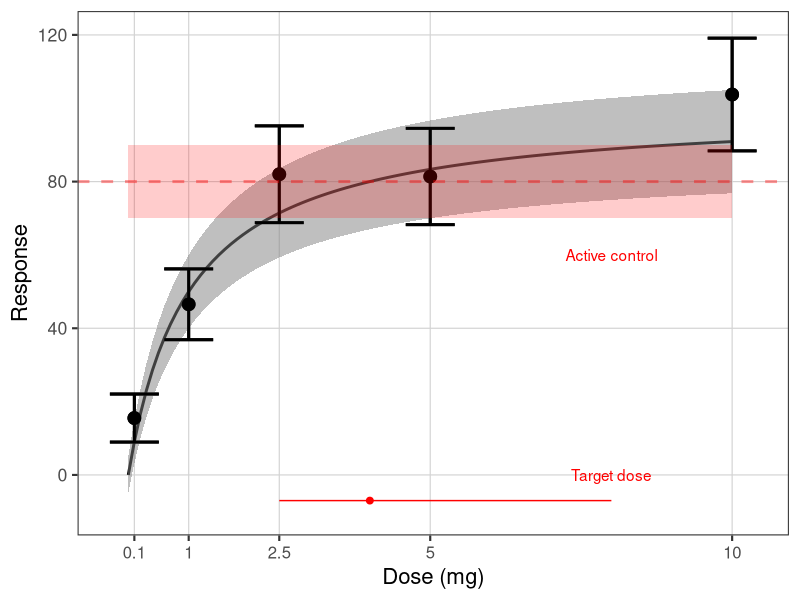

Generate this figure with R:
# Legibility and Clarity

rm(list=ls())
library(ggplot2)
library(dplyr)
library(reshape2)
library(gridExtra)
library(survival)
library(ggfortify)



#######################################################
## Novartis look and feel functions
#######################################################
Novartis.Color.Palette <- structure(
  c(  "#0460A9", "#CDDFEE", "#9BBFDD", "#68A0CB", "#03487F", "#023054",
      "#E74A21", "#FADBD3", "#F5B7A6", "#F1927A", "#AD3819", "#742510",
      "#EC9A1E", "#FBEBD2", "#F7D7A5", "#F4C278", "#B17416", "#764D0F",
      "#8D1F1B", "#E8D2D1", "#D1A5A4", "#BB7976", "#6A1714", "#46100E",
      "#7F7F7F", "#E5E5E5", "#CCCCCC", "#B2B2B2", "#5F5F5F", "#404040",
      "#CCCCCC", "#F5F5F5", "#EBEBEB", "#E0E0E0", "#999999", "#666666",
      "#404040", "#D9D9D9", "#B3B3B3", "#8C8C8C", "#303030", "#202020"
  ),.Dim = c(6L, 7L),
  .Dimnames = list(c("Hue", "Tint3", "Tint2", "Tint1", "Shade1", "Shade2"),
                   c("Novartis Blue", "Sienna", "Apricot", "Carmine", 
                     "Gray", "Light Gray", "Dark Gray")))

ggColor <- function(n.colors = 50, color.values = c("Hue", "Tint1", "Shade1"), 
                    color.hues = c(1:4)){
  color.vec <- as.vector(t(Novartis.Color.Palette[color.values,color.hues]))
  
  rep.colors <- 1
  if(n.colors > length(color.vec)){
    rep.colors <- ceiling(n.colors/length(color.vec))
  }
  
  ggcolor <- scale_color_manual(values = rep(color.vec,rep.colors))
  return(ggcolor)
}

ggFill <- function(n.colors = 42, color.values = c("Hue", "Tint1", "Shade1"), 
                   color.hues = c(1:4)){
  color.vec <- as.vector(t(Novartis.Color.Palette[color.values,color.hues]))
  
  rep.colors <- 1
  if(n.colors > length(color.vec)){
    rep.colors <- ceiling(n.colors/length(color.vec))
  }
  
  ggcolor <- scale_fill_manual(values = rep(color.vec,rep.colors))
  return(ggcolor)
}


## Set theme
theme_set(theme_minimal(base_size=18))
th <- theme(panel.grid.minor=element_blank(),
            panel.grid.major=element_blank(),
            axis.title.y=element_blank(),
            axis.text.y=element_blank(),
            axis.title.x=element_blank(),
            axis.text.x=element_blank(),
            strip.background = element_rect(fill = "lightgrey", colour = "grey50"),
            panel.background = element_rect(fill = "white", colour = "grey50")
)



###############################################################################
## Annotated dose response curve 
## Label axes with clear measurement units and 
## provide annotations that support the message.
###############################################################################

## make data
set.seed(12345666)
Dose = seq(0,10,0.1)
DAY = floor(Dose/24)
K1 = 0.2
K2 = 0.8
Response = 100*(Dose/1)/(Dose/1 + 1) 
my.data <- data.frame(Dose = Dose, Response = Response,
                      ymin = Response - 0.1*Response - 5, 
                      ymax = Response + 0.1*Response + 5,
                      obs = Response + 
                        5*rnorm(length(Response)) + 
                        0.1*rnorm(length(Response))*Response,
                      DAY = DAY)

## plot
a1 <- ggplot(data = my.data, aes(x = Dose, y = Response)) + 
  geom_point(data = my.data[Dose%in%c(0.1,1,2.5,5,10),], 
                      aes(x=Dose, y=obs),size = 4) + 
  geom_errorbar(data = my.data[Dose%in%c(0.1,1,2.5,5,10),],  
                aes(x=Dose, ymin=obs-5-0.1*obs, ymax = obs+5+0.1*obs),size = 1) + 
  xlab("Dose") + 
  ylab("Response") + 
  coord_cartesian(ylim = c(-10,120)) + 
  geom_line(size = 1) +
  geom_ribbon(aes(ymin = ymin, ymax=ymax), fill = rgb(0.5,0.5,0.5), alpha = 0.5) +
  geom_point(data = my.data[Dose%in%c(0.1,1,2.5,5,10),], 
             aes(x=Dose, y=obs),size = 4) + 
  geom_errorbar(data = my.data[Dose%in%c(0.1,1,2.5,5,10),],  
                aes(x=Dose, ymin=obs-5-0.1*obs, ymax = obs+5+0.1*obs),size = 1) +
  theme_bw(base_size = 16) + 
  theme(panel.grid.minor=element_blank(),
        panel.grid.major=element_blank(),
        legend.position="none",
        axis.text.x=element_text(size = 12)
  ) 
  
ggsave(a1, file="GWLeg_a1.png", width = 80, height = 80, units = "mm", dpi = 300)

## Add informative annotations
a2 <- a1 + geom_hline(yintercept = 80, color = "red", linetype = "dashed", size = 1, alpha = 0.4)+
  geom_ribbon(data = data.frame(x=c(0,10), y=c(80,80), ymin = c(70,70), ymax = c(90,90)),
              aes(x = x, y=y, ymin = ymin, ymax = ymax), fill = "red", alpha = 0.2)+
  scale_x_continuous(breaks = c(0.1,1,2.5,5,10), labels = c(0.1,1,2.5,5,10)) +
  geom_line(data = data.frame(x = c(2.5, 8), y = c(-7,-7)), aes(x=x, y=y), color = "red") +
  geom_point(data = data.frame(x = 4, y=-7), aes(x=x, y=y), color = "red", size = 2) +
  annotate("text", label = "Target dose", x = 8, y = 0, color = "red") +
  annotate("text", label = "Active control", x = 8, y = 60, color = "red") +
  xlab("Dose (mg)") + ylab("Response") +
  theme(panel.grid.major=element_line(color = "lightgrey", size = 0.4)) 
  
a2
ggsave(a2, file="GWLeg_a2.png", width = 80, height = 80, units = "mm", dpi = 300)



###############################################################################
## Simple survival plot
## Use font size to create a visual hierarchy
###############################################################################

## data
df <- lung
df$sex <- plyr::mapvalues(df$sex, c(1,2),c("Male","Female"))
df$sex <- factor(df$sex, levels = c("Male","Female"))
fit <- survfit(Surv(time, status) ~ sex, data = df)

b1 <-autoplot(fit, conf.int = FALSE, censor = FALSE, surv.size = 2) + 
  theme_minimal() + 
  ggColor() + 
  labs(title="Survival Analysis") + 
  xlab("Time (years)") + 
  ylab("Survival Rate (%)")+
  theme(plot.title = element_text(hjust = 0.5),
        axis.ticks = element_blank(),
        axis.line = element_blank(),
        panel.grid.minor.y=element_blank(),
        panel.grid.major.y=element_blank(),
        panel.background=element_blank(),
        axis.text.x=element_text(size=10),
        axis.text.y=element_text(size=12),
        legend.title = element_blank(),
        legend.position=c(0.75,0.75),
        legend.text = element_text(size = 12),
        title=element_text(size=8),
        axis.title.x = element_text(size = 16, face = "bold"),
        axis.title.y = element_text(size = 12)
  ) 
ggsave(b1, file="GWLeg_b1.png", width = 80, height = 80, units = "mm", dpi = 300)


b2 <-autoplot(fit, conf.int = FALSE, censor = FALSE, surv.size = 2) + 
  theme_minimal() + ggColor() + 
  labs(title="Survival Analysis") + 
  xlab("Time (years)") + 
  ylab("Survival Rate (%)")+
  theme(plot.title = element_text(hjust = 0.5),
        axis.ticks = element_blank(),
        axis.line = element_blank(),
        #axis.text.y=element_blank(),
        panel.grid.minor.y=element_blank(),
        panel.grid.major.y=element_blank(),
        panel.background=element_blank(),
        axis.text.x=element_text(size=10),
        axis.text.y=element_text(size=12),
        legend.title = element_blank(),
        legend.position=c(0.75,0.75),
        legend.text = element_text(size = 12),
        title=element_text(face="bold", size=14)
  ) 

ggsave(b2, file="GWLeg_b2.png", width = 80, height = 80, units = "mm", dpi = 300)


####################################################################################
## Simple bar chart
## Don't use too small or too condensed text, Dont capitalize everything
####################################################################################

# create toy data
DF <- data.frame(
  lab = c("C4", "C3", "C2", "C1"),
  value = c(0.05,0.15,0.3,0.5),
  Category = c(4,3,2,1)
)

c1 <- ggplot(DF, aes(reorder(lab,value), value)) +
  geom_bar(width = 0.85, stat = "identity", color = "white") +
  geom_text(aes(x=lab, y=value, label=value),nudge_y=0.1, size=6.5) +
  scale_y_continuous(limits = c(0, 1)) +
  labs(title="Subgroup incidence rate") +
  theme(plot.title = element_text(hjust = 0.5),
        axis.ticks = element_blank(),
        axis.line = element_blank(),
        axis.title=element_blank(),
        panel.grid.minor.y=element_blank(),
        panel.grid.major.y=element_blank(),
        axis.text.x=element_text(size=18),
        axis.text.y=element_text(size=10),
        legend.position="none",
        title=element_text(face="bold", size=8)
        ) +   
  coord_flip()

ggsave(c1, file="GWLeg_c1.png", width = 80, height = 80, units = "mm", dpi = 300)



c2 <- ggplot(DF, aes(reorder(lab,value), value)) +
  geom_bar(width = 0.65, stat = "identity",color = "white") +
  geom_text(aes(x=lab, y=value, label=value),nudge_y=0.15, size=4) +
  scale_y_continuous(limits = c(0, 1)) +
  labs(title="Subgroup \nincidence rate") +
  theme(plot.title = element_text(hjust = 0.5),
        axis.ticks = element_blank(),
        axis.line = element_blank(),
        axis.title=element_blank(),
        panel.grid.minor.y=element_blank(),
        panel.grid.major.y=element_blank(),
        panel.background=element_blank(),
        axis.text.x=element_text(size=10),
        axis.text.y=element_text(size=12),
        legend.position="none",
        title=element_text(face="bold", size=14)
        )  +   
  coord_flip()

ggsave(c2, file="GWLeg_c2.png", width = 80, height = 80, units = "mm", dpi = 300)


############################################################################
## Simple forest plot
## Use sans serif fonts
############################################################################

# Make data
df <- data.frame(Dose=c(100, 200, 400, 800))
df$Response <- df$Dose/(df$Dose + 200)
df$ymin <- df$Response*exp(0.2)
df$ymax <- df$Response*exp(-0.2)

# plot
d1 <- ggplot(data = df) + 
  geom_point(aes(x = Dose, y = Response), size = 4) + 
  geom_errorbar(aes(x= Dose, ymin = ymin, ymax = ymax)) + 
  scale_y_continuous(limits = c(0, 1)) +
  ggtitle("Dose Reponse") + 
  theme_minimal(base_size = 18) + 
  theme(title=element_text(face="bold",size=18, family="serif"),
        plot.title = element_text(hjust = 0.5),
        axis.title = element_text( family="serif"), 
        axis.text = element_text(family = "serif", size = 12)
        ) 

ggsave(d1, file="GWLeg_d1.png", width = 80, height = 80, units = "mm", dpi = 300)


d2 <- ggplot(data = df) + 
  geom_point(aes(x = Dose, y = Response), size = 4) + 
  geom_errorbar(aes(x= Dose, ymin = ymin, ymax = ymax)) + 
  scale_y_continuous(limits = c(0, 1)) +
  ggtitle("Dose Reponse") + 
  theme_minimal(base_size = 18) +  
  theme(title=element_text(size=18),
        axis.text = element_text(size = 12),
        plot.title = element_text(hjust = 0.5)
        ) 

ggsave(d2, file="GWLeg_d2.png", width = 80, height = 80, units = "mm", dpi = 300)


######################################################################################
## Simple bar chart
## Display text with enough contrast to be visible. 
## Favor dark text on light backgrounds over light on dark whenever possible. 
######################################################################################

# create toy data
DF <- data.frame(lab = c("Category 4", "Category 3", "Category 2", "Category 1"),
                 value = c(0.05,0.15,0.3,0.5),
                 Category = c(4,3,2,1)
                 )

e1 <- ggplot(DF[DF$lab!="Category 4",], aes(reorder(Category,lab), value)) +
  geom_bar(width = 0.65, stat = "identity",color = "white") +
  geom_text(aes(x=Category, y=value, label=value*100,fontface="bold"),
            nudge_y=-0.05, size=7, color = "white") +
  scale_y_continuous(limits = c(0, 1)) +
  geom_hline(yintercept = 0, colour = "wheat4", linetype=1, size=0.8)+ 
  theme(plot.title = element_text(hjust = 0.5),
        axis.ticks = element_blank(),
        axis.line = element_blank(),
        axis.text.y=element_blank(),
        axis.text.x = element_blank(),
        axis.title=element_blank(),
        panel.grid.minor.x=element_blank(),
        panel.grid.major.x=element_blank(),
        panel.background=element_blank(),
        legend.position="none",
        title=element_text(face="bold", size=14)
        ) 


ggsave(e1, file="GWLeg_e1.png", width = 80, height = 80, units = "mm", dpi = 300)



e2 <- ggplot(DF[DF$lab!="Category 4",], aes(reorder(Category,lab), value)) +
  geom_bar(width = 0.65, stat = "identity",color = "white") +
  geom_text(aes(x=Category, y=value, label=value*100),
            nudge_y=0.05, size=7, color = "black") +
  scale_y_continuous(limits = c(0, 1)) +
  geom_hline(yintercept = 0, colour = "wheat4", linetype=1, size=0.8) + 
  theme(plot.title = element_text(hjust = 0.5),
        axis.ticks = element_blank(),
        axis.line = element_blank(),
        axis.text.y=element_blank(),
        axis.text.x = element_blank(),
        axis.title=element_blank(),
        panel.grid.minor.x=element_blank(),
        panel.grid.major.x=element_blank(),
        panel.background=element_blank(),
        legend.position="none",
        title=element_text(face="bold", size=14)
        ) 


ggsave(e2, file="GWLeg_e2.png", width = 80, height = 80, units = "mm", dpi = 300)


##########################################################################################
## Simple scatter plot
## Bold and italics should only be used for layering. 
## Emphasizing everything means nothing gets emphasized.
##########################################################################################

## make data
set.seed(12345666)
my_data <- data.frame(Bodyweight = 90 + 20*c(-runif(50), runif(50)))
my_data$Exposure <- ((my_data$Bodyweight/90)^-0.75)*exp(0.1*rnorm(length(my_data$Bodyweight)))
my_data$BODYWEIGHT = my_data$Bodyweight
my_data$EXPOSURE <- my_data$Exposure


f1 <- ggplot(my_data, aes(x = BODYWEIGHT, y = EXPOSURE)) + 
  geom_smooth(method = "lm")+
  geom_point() + 
  theme_minimal(base_size = 18 ) +  
  ggtitle("EXPOSURE \nVS BODYWEIGHT") +
  theme(panel.grid.minor=element_blank(),
        legend.position="none",
        axis.ticks = element_blank(),
        axis.text.y=element_blank(),
        axis.text.x=element_blank(),
        axis.title = element_text(face = "bold.italic",size = 18),
        plot.title = element_text(hjust = 0.5, face = "bold.italic",size = 18)
  )

ggsave(f1, file="GWLeg_f1.png", width = 80, height = 80, units = "mm", dpi = 300)



f2 <- ggplot(my_data, aes(x = Bodyweight, y = Exposure)) + 
  geom_smooth(method = "lm")+
  geom_point() + 
  theme_minimal(base_size = 16 ) +  
  ggtitle("Exposure \nvs. Bodyweight")+
  theme(panel.grid.minor=element_blank(),
        legend.position="none",
        axis.ticks = element_blank(),
        axis.text.y=element_blank(),
        axis.text.x=element_blank(),
        plot.title = element_text(hjust = 0.5)
        )   

ggsave(f2, file="GWLeg_f2.png", width = 80, height = 80, units = "mm", dpi = 300)



######################################################################################
## Simple bar chart
## Try not to set types at an angle to avoid clashing as this decreases legibility. 
## First think of alternative solutions such as transposing the graph, abbreviations, 
## or reducing the number of labels to what is essential.
########################################################################################

# make data
df <- data.frame(trt=c("Treatment 1", "Treatment 2", "Treatment 3"),
cause=c(4,6,10),
highlight = c(2,1,2))

g1 <- ggplot(df, aes(x=trt, y=cause))  +
  geom_bar(width=0.5,  stat = "identity") +  
  theme(axis.title=element_blank()) +
  scale_y_continuous(breaks=c(0, 5, 10))

ggsave(g1, file="GWLeg_g1.png", width = 80, height = 80, units = "mm", dpi = 300)


g2 <- ggplot(df, aes(x=trt, y=cause))  +
  geom_bar(width=0.5,  stat = "identity") +  
  theme(axis.title=element_blank()) +
  scale_y_continuous(breaks=c(0, 5, 10))  +   
  theme(axis.text.x = element_text(angle = 45, hjust = 1, size = 12),
        axis.text.y=element_text(size=12))

ggsave(g2, file="GWLeg_g2.png", width = 80, height = 80, units = "mm", dpi = 300)


g3 <- ggplot(df, aes(x=trt, y=cause)) +
  geom_bar(width=0.5,  stat = "identity") +  
  theme(axis.title=element_blank(),
        axis.text.x=element_text(size=12),
        axis.text.y=element_text(size=12)) +
  scale_y_continuous(breaks=c(0, 5, 10)) + 
  coord_flip() 

ggsave(g3, file="GWLeg_g3.png", width = 80, height = 80, units = "mm", dpi = 300)
